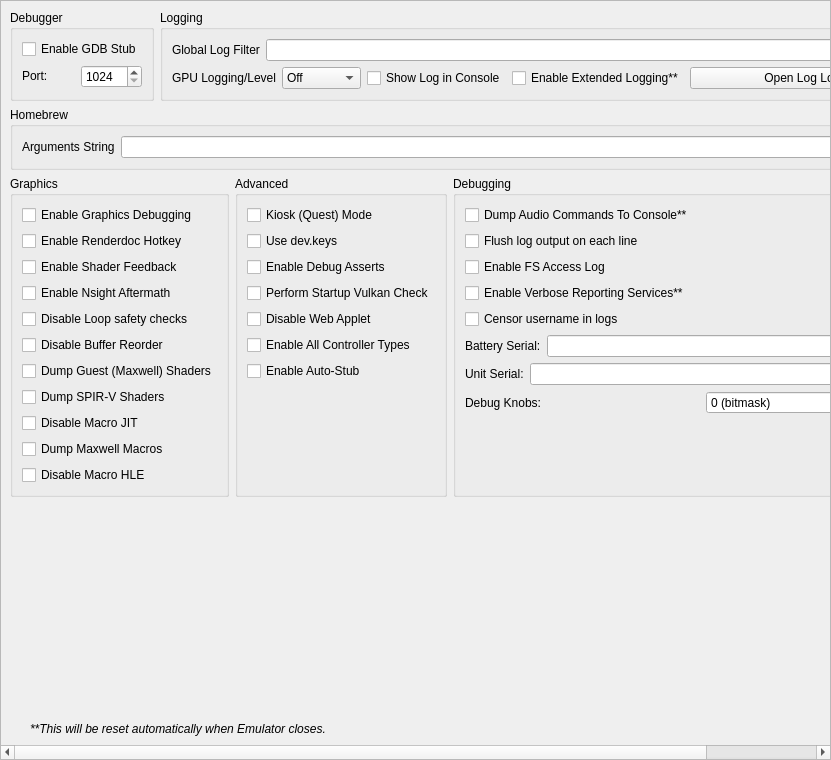
<?xml version="1.0" encoding="UTF-8"?>
<ui version="4.0">
 <class>ConfigureDebug</class>
 <widget class="QScrollArea" name="ConfigureDebug">
  <property name="geometry">
   <rect>
    <x>0</x>
    <y>0</y>
    <width>831</width>
    <height>760</height>
   </rect>
  </property>
  <property name="widgetResizable">
   <bool>true</bool>
  </property>
  <widget class="QWidget" name="widget">
   <property name="geometry">
    <rect>
     <x>0</x>
     <y>0</y>
     <width>829</width>
     <height>758</height>
    </rect>
   </property>
   <layout class="QVBoxLayout" name="verticalLayout_1">
    <item>
     <layout class="QHBoxLayout" name="horizontalLayout">
      <property name="topMargin">
       <number>0</number>
      </property>
      <item>
       <widget class="QGroupBox" name="groupBox">
        <property name="sizePolicy">
         <sizepolicy hsizetype="Preferred" vsizetype="Preferred">
          <horstretch>0</horstretch>
          <verstretch>0</verstretch>
         </sizepolicy>
        </property>
        <property name="title">
         <string>Debugger</string>
        </property>
        <property name="alignment">
         <set>Qt::AlignmentFlag::AlignLeading|Qt::AlignmentFlag::AlignLeft|Qt::AlignmentFlag::AlignTop</set>
        </property>
        <property name="flat">
         <bool>false</bool>
        </property>
        <property name="checkable">
         <bool>false</bool>
        </property>
        <layout class="QVBoxLayout" name="verticalLayout_3">
         <item>
          <widget class="QWidget" name="debug_widget" native="true">
           <property name="sizePolicy">
            <sizepolicy hsizetype="Preferred" vsizetype="Maximum">
             <horstretch>0</horstretch>
             <verstretch>0</verstretch>
            </sizepolicy>
           </property>
           <layout class="QVBoxLayout" name="verticalLayout">
            <property name="sizeConstraint">
             <enum>QLayout::SizeConstraint::SetDefaultConstraint</enum>
            </property>
            <property name="leftMargin">
             <number>0</number>
            </property>
            <property name="topMargin">
             <number>0</number>
            </property>
            <property name="rightMargin">
             <number>0</number>
            </property>
            <property name="bottomMargin">
             <number>0</number>
            </property>
            <item>
             <widget class="QCheckBox" name="toggle_gdbstub">
              <property name="sizePolicy">
               <sizepolicy hsizetype="Maximum" vsizetype="Maximum">
                <horstretch>0</horstretch>
                <verstretch>0</verstretch>
               </sizepolicy>
              </property>
              <property name="text">
               <string>Enable GDB Stub</string>
              </property>
             </widget>
            </item>
            <item>
             <widget class="QWidget" name="horizontalWidget_3" native="true">
              <property name="sizePolicy">
               <sizepolicy hsizetype="Preferred" vsizetype="Maximum">
                <horstretch>0</horstretch>
                <verstretch>0</verstretch>
               </sizepolicy>
              </property>
              <layout class="QHBoxLayout" name="horizontalLayout_3">
               <property name="leftMargin">
                <number>0</number>
               </property>
               <property name="topMargin">
                <number>0</number>
               </property>
               <property name="rightMargin">
                <number>0</number>
               </property>
               <property name="bottomMargin">
                <number>0</number>
               </property>
               <item>
                <widget class="QLabel" name="label_11">
                 <property name="sizePolicy">
                  <sizepolicy hsizetype="Minimum" vsizetype="Maximum">
                   <horstretch>0</horstretch>
                   <verstretch>0</verstretch>
                  </sizepolicy>
                 </property>
                 <property name="text">
                  <string>Port:</string>
                 </property>
                </widget>
               </item>
               <item>
                <widget class="QSpinBox" name="gdbport_spinbox">
                 <property name="sizePolicy">
                  <sizepolicy hsizetype="Preferred" vsizetype="Maximum">
                   <horstretch>0</horstretch>
                   <verstretch>0</verstretch>
                  </sizepolicy>
                 </property>
                 <property name="minimum">
                  <number>1024</number>
                 </property>
                 <property name="maximum">
                  <number>65535</number>
                 </property>
                </widget>
               </item>
              </layout>
             </widget>
            </item>
           </layout>
          </widget>
         </item>
        </layout>
       </widget>
      </item>
      <item>
       <widget class="QGroupBox" name="groupBox_2">
        <property name="sizePolicy">
         <sizepolicy hsizetype="Expanding" vsizetype="Preferred">
          <horstretch>0</horstretch>
          <verstretch>0</verstretch>
         </sizepolicy>
        </property>
        <property name="title">
         <string>Logging</string>
        </property>
        <layout class="QGridLayout" name="gridLayout_1">
         <item row="0" column="0" colspan="4">
          <widget class="QWidget" name="logging_widget" native="true">
           <property name="sizePolicy">
            <sizepolicy hsizetype="Preferred" vsizetype="Maximum">
             <horstretch>0</horstretch>
             <verstretch>0</verstretch>
            </sizepolicy>
           </property>
           <layout class="QHBoxLayout" name="horizontalLayout_1">
            <property name="leftMargin">
             <number>0</number>
            </property>
            <property name="topMargin">
             <number>0</number>
            </property>
            <property name="rightMargin">
             <number>0</number>
            </property>
            <property name="bottomMargin">
             <number>0</number>
            </property>
            <item>
             <widget class="QLabel" name="label_1">
              <property name="sizePolicy">
               <sizepolicy hsizetype="Preferred" vsizetype="Preferred">
                <horstretch>0</horstretch>
                <verstretch>0</verstretch>
               </sizepolicy>
              </property>
              <property name="text">
               <string>Global Log Filter</string>
              </property>
             </widget>
            </item>
            <item>
             <widget class="QLineEdit" name="log_filter_edit"/>
            </item>
           </layout>
          </widget>
         </item>
         <item row="1" column="0">
          <widget class="QWidget" name="gpu_log_level_widget" native="true">
           <property name="sizePolicy">
            <sizepolicy hsizetype="Preferred" vsizetype="Maximum">
             <horstretch>0</horstretch>
             <verstretch>0</verstretch>
            </sizepolicy>
           </property>
           <layout class="QHBoxLayout" name="gpu_log_level_layout">
            <property name="leftMargin">
             <number>0</number>
            </property>
            <property name="topMargin">
             <number>0</number>
            </property>
            <property name="rightMargin">
             <number>0</number>
            </property>
            <property name="bottomMargin">
             <number>0</number>
            </property>
            <item>
             <widget class="QLabel" name="gpu_log_level_label">
              <property name="text">
               <string>GPU Logging/Level</string>
              </property>
             </widget>
            </item>
            <item>
             <widget class="QComboBox" name="gpu_log_level">
              <property name="toolTip">
               <string>Detail level for GPU logs. Off disables logging entirely.</string>
              </property>
              <item>
               <property name="text">
                <string>Off</string>
               </property>
              </item>
              <item>
               <property name="text">
                <string>Errors</string>
               </property>
              </item>
              <item>
               <property name="text">
                <string>Standard</string>
               </property>
              </item>
              <item>
               <property name="text">
                <string>Verbose</string>
               </property>
              </item>
              <item>
               <property name="text">
                <string>All</string>
               </property>
              </item>
             </widget>
            </item>
           </layout>
          </widget>
         </item>
         <item row="1" column="1">
          <widget class="QCheckBox" name="toggle_console">
           <property name="text">
            <string>Show Log in Console</string>
           </property>
          </widget>
         </item>
         <item row="1" column="2">
          <widget class="QCheckBox" name="extended_logging">
           <property name="enabled">
            <bool>true</bool>
           </property>
           <property name="toolTip">
            <string>When checked, the max size of the log increases from 100 MB to 1 GB</string>
           </property>
           <property name="text">
            <string>Enable Extended Logging**</string>
           </property>
          </widget>
         </item>
         <item row="1" column="3">
          <widget class="QPushButton" name="open_log_button">
           <property name="sizePolicy">
            <sizepolicy hsizetype="Expanding" vsizetype="Maximum">
             <horstretch>1</horstretch>
             <verstretch>0</verstretch>
            </sizepolicy>
           </property>
           <property name="minimumSize">
            <size>
             <width>250</width>
             <height>0</height>
            </size>
           </property>
           <property name="text">
            <string>Open Log Location</string>
           </property>
          </widget>
         </item>
        </layout>
       </widget>
      </item>
     </layout>
    </item>
    <item>
     <widget class="QGroupBox" name="groupBox_3">
      <property name="title">
       <string>Homebrew</string>
      </property>
      <layout class="QVBoxLayout" name="verticalLayout_5">
       <item>
        <layout class="QHBoxLayout" name="horizontalLayout_4">
         <item>
          <widget class="QLabel" name="label_3">
           <property name="text">
            <string>Arguments String</string>
           </property>
          </widget>
         </item>
         <item>
          <widget class="QLineEdit" name="homebrew_args_edit"/>
         </item>
        </layout>
       </item>
      </layout>
     </widget>
    </item>
    <item>
     <layout class="QHBoxLayout" name="horizontalLayout_2">
      <item>
       <widget class="QGroupBox" name="groupBox_4">
        <property name="title">
         <string>Graphics</string>
        </property>
        <layout class="QGridLayout" name="gridLayout_2">
         <item row="4" column="0">
          <widget class="QCheckBox" name="disable_loop_safety_checks">
           <property name="toolTip">
            <string>When checked, it executes shaders without loop logic changes</string>
           </property>
           <property name="text">
            <string>Disable Loop safety checks</string>
           </property>
          </widget>
         </item>
         <item row="9" column="0">
          <widget class="QCheckBox" name="dump_macros">
           <property name="enabled">
            <bool>true</bool>
           </property>
           <property name="toolTip">
            <string>When checked, it will dump all the macro programs of the GPU</string>
           </property>
           <property name="text">
            <string>Dump Maxwell Macros</string>
           </property>
          </widget>
         </item>
         <item row="3" column="0">
          <widget class="QCheckBox" name="enable_nsight_aftermath">
           <property name="toolTip">
            <string>When checked, it enables Nsight Aftermath crash dumps</string>
           </property>
           <property name="text">
            <string>Enable Nsight Aftermath</string>
           </property>
          </widget>
         </item>
         <item row="6" column="0">
          <widget class="QCheckBox" name="dump_guest_shaders">
           <property name="enabled">
            <bool>true</bool>
           </property>
           <property name="toolTip">
            <string>When checked, it will dump original Maxwell guest shader bytecode (the input to the recompiler) as .ash files under DumpDir/shaders/. Useful for inspection with nvdisasm.</string>
           </property>
           <property name="text">
            <string>Dump Guest (Maxwell) Shaders</string>
           </property>
          </widget>
         </item>
         <item row="1" column="0">
          <widget class="QCheckBox" name="enable_renderdoc_hotkey">
           <property name="text">
            <string>Enable Renderdoc Hotkey</string>
           </property>
          </widget>
         </item>
         <item row="8" column="0">
          <widget class="QCheckBox" name="disable_macro_jit">
           <property name="enabled">
            <bool>true</bool>
           </property>
           <property name="toolTip">
            <string>When checked, it disables the macro Just In Time compiler. Enabling this makes games run slower</string>
           </property>
           <property name="text">
            <string>Disable Macro JIT</string>
           </property>
          </widget>
         </item>
         <item row="10" column="0">
          <widget class="QCheckBox" name="disable_macro_hle">
           <property name="enabled">
            <bool>true</bool>
           </property>
           <property name="toolTip">
            <string>When checked, it disables the macro HLE functions. Enabling this makes games run slower</string>
           </property>
           <property name="text">
            <string>Disable Macro HLE</string>
           </property>
          </widget>
         </item>
         <item row="0" column="0">
          <widget class="QCheckBox" name="enable_graphics_debugging">
           <property name="enabled">
            <bool>true</bool>
           </property>
           <property name="toolTip">
            <string>When checked, the graphics API enters a slower debugging mode</string>
           </property>
           <property name="text">
            <string>Enable Graphics Debugging</string>
           </property>
          </widget>
         </item>
         <item row="11" column="0">
          <spacer name="verticalSpacer_5">
           <property name="orientation">
            <enum>Qt::Orientation::Vertical</enum>
           </property>
           <property name="sizeType">
            <enum>QSizePolicy::Policy::Preferred</enum>
           </property>
           <property name="sizeHint" stdset="0">
            <size>
             <width>20</width>
             <height>0</height>
            </size>
           </property>
          </spacer>
         </item>
         <item row="2" column="0">
          <widget class="QCheckBox" name="enable_shader_feedback">
           <property name="toolTip">
            <string>When checked, yuzu will log statistics about the compiled pipeline cache</string>
           </property>
           <property name="text">
            <string>Enable Shader Feedback</string>
           </property>
          </widget>
         </item>
         <item row="5" column="0">
          <widget class="QCheckBox" name="disable_buffer_reorder">
           <property name="toolTip">
            <string>&lt;html&gt;&lt;head/&gt;&lt;body&gt;&lt;p&gt;When checked, disables reordering of mapped memory uploads which allows to associate uploads with specific draws. May reduce performance in some cases.&lt;/p&gt;&lt;/body&gt;&lt;/html&gt;</string>
           </property>
           <property name="text">
            <string>Disable Buffer Reorder</string>
           </property>
          </widget>
         </item>
         <item row="7" column="0">
          <widget class="QCheckBox" name="gpu_log_shader_dumps">
           <property name="toolTip">
            <string>When checked, it will dump the recompiler's output SPIR-V binaries (.spv) under LogDir/shaders/. Inspect via SPIRV-Tools (spirv-dis / spirv-cross / spirv-val) or RenderDoc.</string>
           </property>
           <property name="text">
            <string>Dump SPIR-V Shaders</string>
           </property>
          </widget>
         </item>
        </layout>
       </widget>
      </item>
      <item>
       <widget class="QGroupBox" name="groupBox_6">
        <property name="title">
         <string>Advanced</string>
        </property>
        <layout class="QGridLayout" name="gridLayout_4">
         <item row="3" column="0">
          <widget class="QCheckBox" name="perform_vulkan_check">
           <property name="toolTip">
            <string>Enables yuzu to check for a working Vulkan environment when the program starts up. Disable this if this is causing issues with external programs seeing yuzu.</string>
           </property>
           <property name="text">
            <string>Perform Startup Vulkan Check</string>
           </property>
          </widget>
         </item>
         <item row="4" column="0">
          <widget class="QCheckBox" name="disable_web_applet">
           <property name="text">
            <string>Disable Web Applet</string>
           </property>
          </widget>
         </item>
         <item row="5" column="0">
          <widget class="QCheckBox" name="enable_all_controllers">
           <property name="text">
            <string>Enable All Controller Types</string>
           </property>
          </widget>
         </item>
         <item row="6" column="0">
          <widget class="QCheckBox" name="use_auto_stub">
           <property name="text">
            <string>Enable Auto-Stub</string>
           </property>
          </widget>
         </item>
         <item row="0" column="0">
          <widget class="QCheckBox" name="quest_flag">
           <property name="text">
            <string>Kiosk (Quest) Mode</string>
           </property>
          </widget>
         </item>
         <item row="1" column="0">
          <widget class="QCheckBox" name="use_dev_keys">
           <property name="text">
            <string>Use dev.keys</string>
           </property>
          </widget>
         </item>
         <item row="2" column="0">
          <widget class="QCheckBox" name="use_debug_asserts">
           <property name="text">
            <string>Enable Debug Asserts</string>
           </property>
          </widget>
         </item>
         <item row="7" column="0">
          <spacer name="verticalSpacer_4">
           <property name="orientation">
            <enum>Qt::Orientation::Vertical</enum>
           </property>
           <property name="sizeType">
            <enum>QSizePolicy::Policy::Expanding</enum>
           </property>
           <property name="sizeHint" stdset="0">
            <size>
             <width>20</width>
             <height>0</height>
            </size>
           </property>
          </spacer>
         </item>
        </layout>
       </widget>
      </item>
      <item>
       <widget class="QGroupBox" name="groupBox_5">
        <property name="title">
         <string>Debugging</string>
        </property>
        <layout class="QGridLayout" name="gridLayout_3">
         <item row="6" column="0">
          <widget class="QWidget" name="serial_battery_widget" native="true">
           <property name="sizePolicy">
            <sizepolicy hsizetype="Preferred" vsizetype="Maximum">
             <horstretch>0</horstretch>
             <verstretch>0</verstretch>
            </sizepolicy>
           </property>
           <layout class="QHBoxLayout" name="horizontalLayout_11">
            <property name="leftMargin">
             <number>0</number>
            </property>
            <property name="topMargin">
             <number>0</number>
            </property>
            <property name="rightMargin">
             <number>0</number>
            </property>
            <property name="bottomMargin">
             <number>0</number>
            </property>
            <item>
             <widget class="QLabel" name="label_12">
              <property name="sizePolicy">
               <sizepolicy hsizetype="Preferred" vsizetype="Preferred">
                <horstretch>0</horstretch>
                <verstretch>0</verstretch>
               </sizepolicy>
              </property>
              <property name="text">
               <string>Battery Serial:</string>
              </property>
             </widget>
            </item>
            <item>
             <widget class="QLineEdit" name="serial_battery_edit"/>
            </item>
           </layout>
          </widget>
         </item>
         <item row="8" column="0">
          <widget class="QWidget" name="debug_knobs_widget" native="true">
           <property name="sizePolicy">
            <sizepolicy hsizetype="Preferred" vsizetype="Maximum">
             <horstretch>0</horstretch>
             <verstretch>0</verstretch>
            </sizepolicy>
           </property>
           <layout class="QHBoxLayout" name="horizontalLayout_debug_knobs">
            <property name="leftMargin">
             <number>0</number>
            </property>
            <property name="topMargin">
             <number>0</number>
            </property>
            <property name="rightMargin">
             <number>0</number>
            </property>
            <property name="bottomMargin">
             <number>0</number>
            </property>
            <item>
             <widget class="QLabel" name="label_debug_knobs">
              <property name="sizePolicy">
               <sizepolicy hsizetype="Preferred" vsizetype="Preferred">
                <horstretch>0</horstretch>
                <verstretch>0</verstretch>
               </sizepolicy>
              </property>
              <property name="text">
               <string>Debug Knobs:</string>
              </property>
             </widget>
            </item>
            <item>
             <widget class="QSpinBox" name="debug_knobs_spinbox">
              <property name="minimum">
               <number>0</number>
              </property>
              <property name="maximum">
               <number>65535</number>
              </property>
              <property name="toolTip">
               <string>Bitmask for quick development toggles</string>
              </property>
              <property name="statusTip">
               <string>Set debug knobs (bitmask)</string>
              </property>
              <property name="whatsThis">
               <string>16-bit debug knob set for quick development toggles</string>
              </property>
              <property name="suffix">
               <string> (bitmask)</string>
              </property>
             </widget>
            </item>
           </layout>
          </widget>
         </item>
         <item row="7" column="0">
          <widget class="QWidget" name="serial_board_widget" native="true">
           <property name="sizePolicy">
            <sizepolicy hsizetype="Preferred" vsizetype="Maximum">
             <horstretch>0</horstretch>
             <verstretch>0</verstretch>
            </sizepolicy>
           </property>
           <layout class="QHBoxLayout" name="horizontalLayout_12">
            <property name="leftMargin">
             <number>0</number>
            </property>
            <property name="topMargin">
             <number>0</number>
            </property>
            <property name="rightMargin">
             <number>0</number>
            </property>
            <property name="bottomMargin">
             <number>0</number>
            </property>
            <item>
             <widget class="QLabel" name="label_13">
              <property name="sizePolicy">
               <sizepolicy hsizetype="Preferred" vsizetype="Preferred">
                <horstretch>0</horstretch>
                <verstretch>0</verstretch>
               </sizepolicy>
              </property>
              <property name="text">
               <string>Unit Serial:</string>
              </property>
             </widget>
            </item>
            <item>
             <widget class="QLineEdit" name="serial_board_edit"/>
            </item>
           </layout>
          </widget>
         </item>
         <item row="20" column="0">
          <spacer name="verticalSpacer_3">
           <property name="orientation">
            <enum>Qt::Orientation::Vertical</enum>
           </property>
           <property name="sizeType">
            <enum>QSizePolicy::Policy::Expanding</enum>
           </property>
           <property name="sizeHint" stdset="0">
            <size>
             <width>20</width>
             <height>0</height>
            </size>
           </property>
          </spacer>
         </item>
         <item row="1" column="0">
          <widget class="QCheckBox" name="dump_audio_commands">
           <property name="toolTip">
            <string>Enable this to output the latest generated audio command list to the console. Only affects games using the audio renderer.</string>
           </property>
           <property name="text">
            <string>Dump Audio Commands To Console**</string>
           </property>
          </widget>
         </item>
         <item row="2" column="0">
          <widget class="QCheckBox" name="flush_line">
           <property name="text">
            <string>Flush log output on each line</string>
           </property>
          </widget>
         </item>
         <item row="3" column="0">
          <widget class="QCheckBox" name="fs_access_log">
           <property name="text">
            <string>Enable FS Access Log</string>
           </property>
          </widget>
         </item>
         <item row="4" column="0">
          <widget class="QCheckBox" name="reporting_services">
           <property name="text">
            <string>Enable Verbose Reporting Services**</string>
           </property>
          </widget>
         </item>
         <item row="5" column="0">
          <widget class="QCheckBox" name="censor_username">
           <property name="text">
            <string>Censor username in logs</string>
           </property>
          </widget>
         </item>
        </layout>
       </widget>
      </item>
     </layout>
    </item>
    <item>
     <spacer name="verticalSpacer">
      <property name="orientation">
       <enum>Qt::Orientation::Vertical</enum>
      </property>
      <property name="sizeHint" stdset="0">
       <size>
        <width>20</width>
        <height>0</height>
       </size>
      </property>
     </spacer>
    </item>
    <item>
     <widget class="QLabel" name="label_5">
      <property name="sizePolicy">
       <sizepolicy hsizetype="Expanding" vsizetype="Preferred">
        <horstretch>0</horstretch>
        <verstretch>0</verstretch>
       </sizepolicy>
      </property>
      <property name="font">
       <font>
        <italic>true</italic>
       </font>
      </property>
      <property name="text">
    <string>**This will be reset automatically when Emulator closes.</string>
      </property>
      <property name="indent">
       <number>20</number>
      </property>
     </widget>
    </item>
   </layout>
  </widget>
 </widget>
 <tabstops>
  <tabstop>log_filter_edit</tabstop>
  <tabstop>toggle_console</tabstop>
  <tabstop>extended_logging</tabstop>
  <tabstop>open_log_button</tabstop>
  <tabstop>homebrew_args_edit</tabstop>
  <tabstop>enable_graphics_debugging</tabstop>
  <tabstop>enable_shader_feedback</tabstop>
  <tabstop>enable_nsight_aftermath</tabstop>
  <tabstop>fs_access_log</tabstop>
  <tabstop>reporting_services</tabstop>
  <tabstop>quest_flag</tabstop>
  <tabstop>use_debug_asserts</tabstop>
 </tabstops>
 <resources/>
 <connections/>
</ui>
